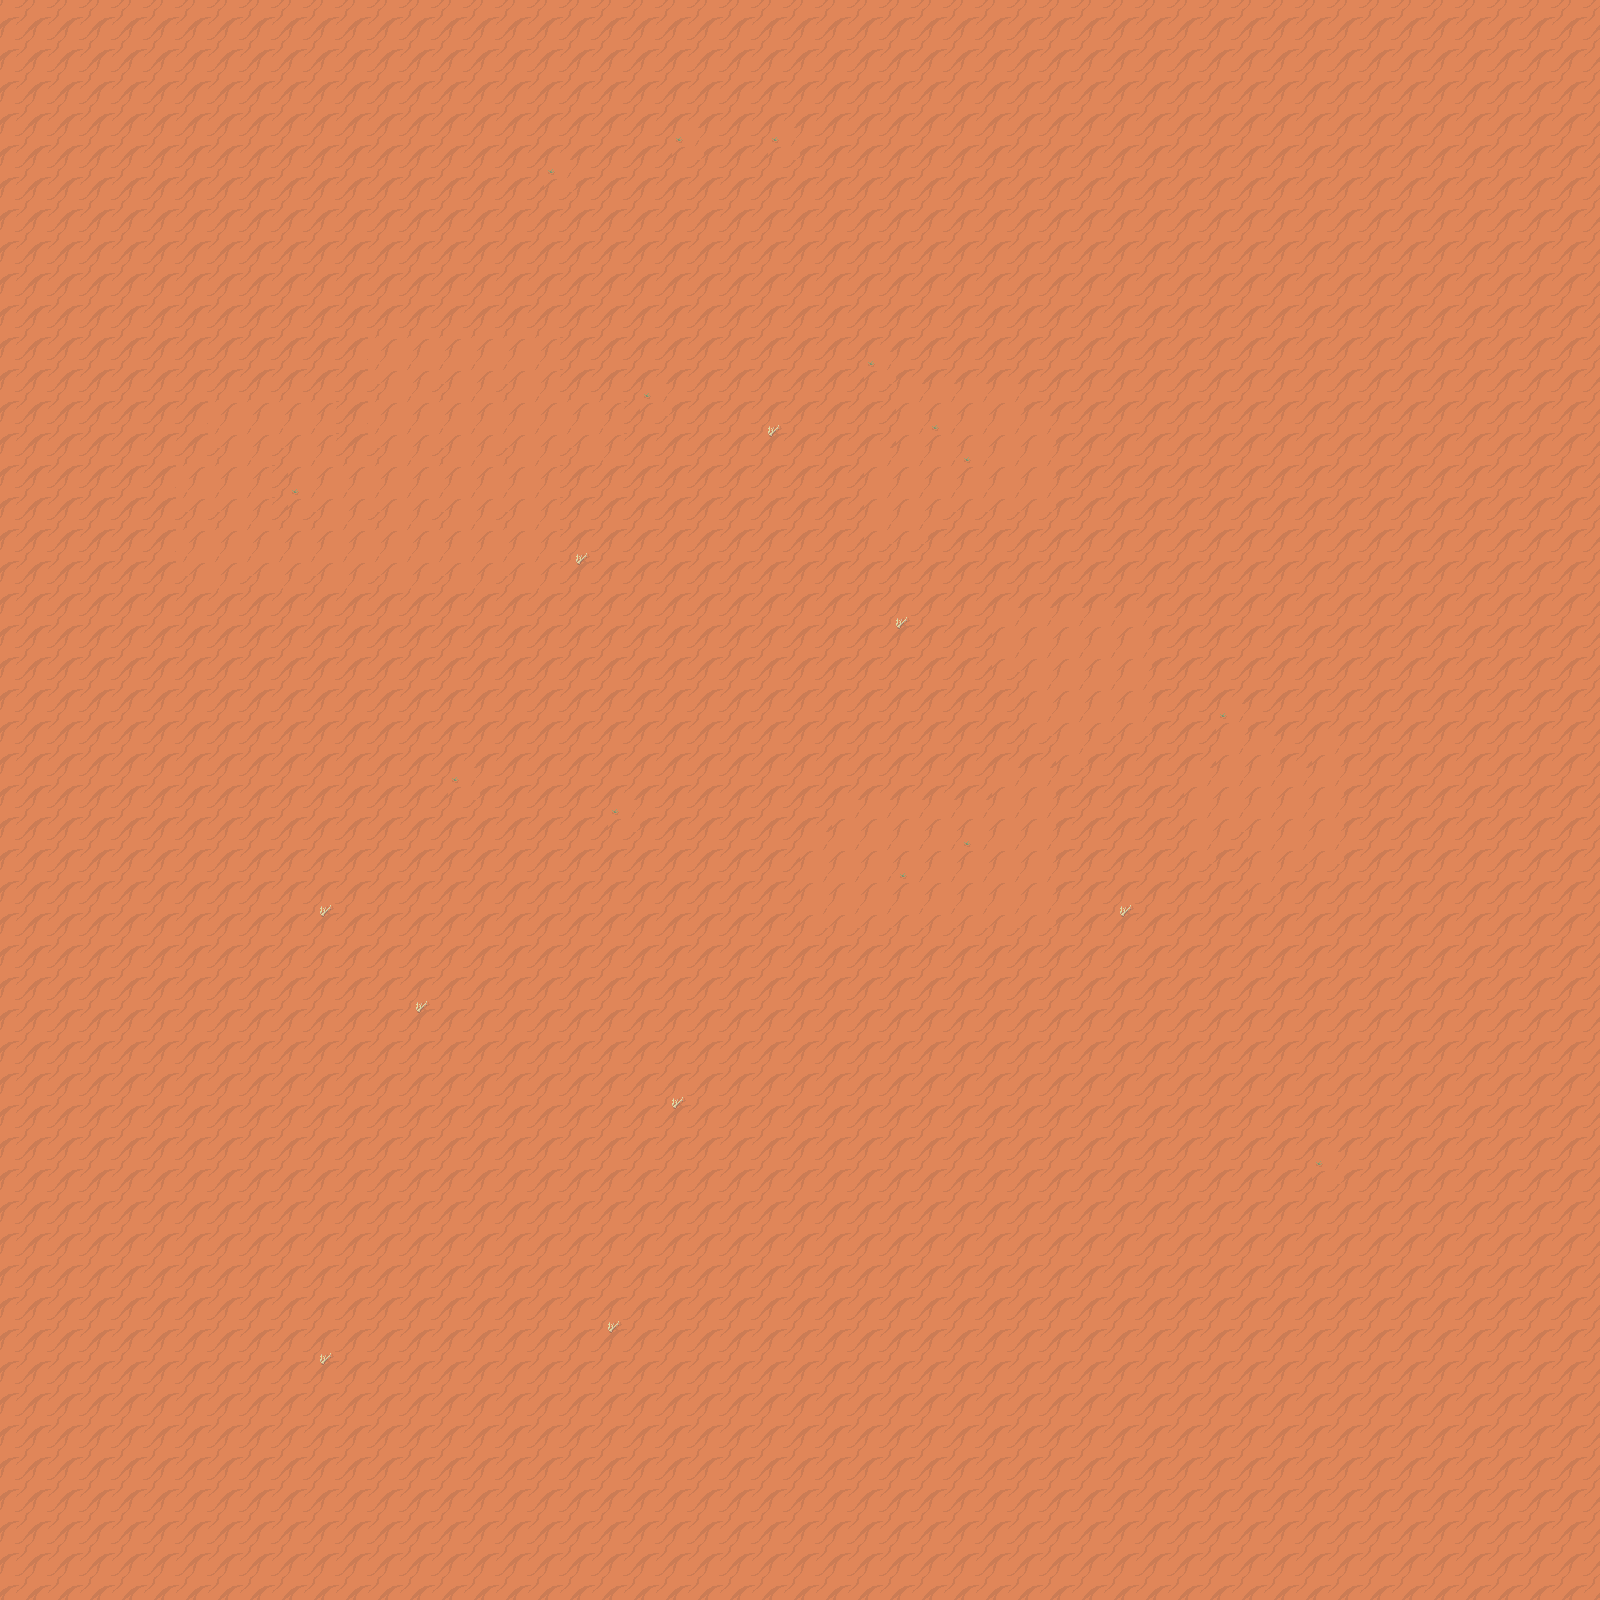

The image is a tile-based game level rendered from a .tmx file. Its description and source (layers, tilesets, objects; grid data summarised) follow:
An orthogonal 100x100 tile map with 16x16 px tiles, 1 tile layer (plateformes).

<map version="1.5" tiledversion="1.7.2" orientation="orthogonal" renderorder="right-down" width="100" height="100" tilewidth="16" tileheight="16" infinite="0" nextlayerid="2" nextobjectid="1">
 <editorsettings>
  <export target="map_1.json" format="json" />
 </editorsettings>
 <tileset firstgid="1" name="zeldalike_sprite" tilewidth="16" tileheight="16" tilecount="703" columns="37">
  <image source="assets/zeldalike_sprite.png" width="600" height="312" />
 </tileset>
 <layer id="1" name="plateformes" width="100" height="100">
  <data>[10000 cells, 10000 non-empty, 16 distinct tile ids]</data>
 </layer>
</map>
